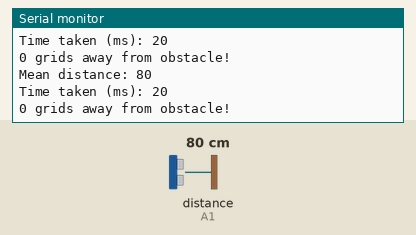
Simulated run of this sketch. Board: Arduino Uno, built with avr-gcc and run on an emulated ATmega328P. On the bench: the last lines printed to the serial monitor. The test bench sets the inputs (shaded band); at power-on: distance to the obstacle (sensor on A1) 80 cm.

Above: at 2.8 s.
2.9 s: distance to the obstacle (sensor on A1) set to 2 cm
At 3.6 s:
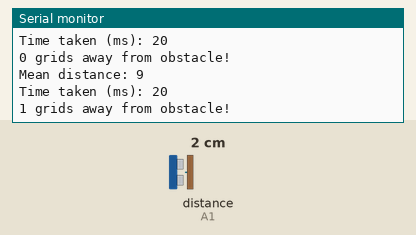
4.4 s: distance to the obstacle (sensor on A1) set to 18 cm
At 5.6 s:
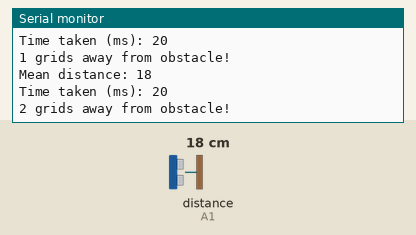
Timing chart, 0 to 7.4 s (numbered marks = the images above; inputs shaded):
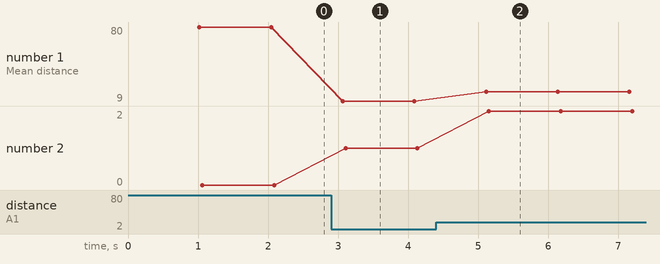

The sketch:

SharpSensorTest.ino
```cpp
#include <SharpIR.h>

#define ir A1

#define model 1080

boolean done=false;


SharpIR sharp(ir, 50, 90, model);

// ir: the pin where your sensor is attached
// 25: the number of readings the library will make before calculating a mean distance
// 93: the difference between two consecutive measurements to be taken as valid
// model: an int that determines your sensor:  1080 for GP2Y0A21Y
//                                            20150 for GP2Y0A02Y
//                                            (working distance range according to the datasheets)


void setup(){

  Serial.begin(9600);
  pinMode (ir, INPUT);

}


void loop(){

  delay(1000);    // it gives you time to open the serial monitor after you upload the sketch

 //if (done==false){  // it only runs the loop once


  unsigned long pepe1=millis();  // takes the time before the loop on the library begins


  int dis=sharp.distance();  // this returns the distance to the object you're measuring


  Serial.print("Mean distance: ");  // returns it to the serial monitor
  Serial.println(dis);

  unsigned long pepe2=millis()-pepe1;  // the following gives you the time taken to get the measurement
  Serial.print("Time taken (ms): ");
  Serial.println(pepe2);

  Serial.print(distanceInGrids(dis));
  Serial.println(" grids away from obstacle!");
//done=true;


}

int distanceInGrids(int dis){
  int grids;
  if (dis>= 7 && dis <= 17)
      grids = 1;
  else if (dis >= 18 && dis <= 29)
      grids = 2;
  else if (dis >= 30 && dis <= 42)
      grids = 3;
  else if (dis >= 43 && dis <= 60)
      grids = 4;
  else
      grids = 0;

  return grids;

}
```

Measured:
- after the input at 2.9 s, the serial monitor: prints a new line after 0.17 s (image 1)
- after the input at 4.4 s, the serial monitor: prints a new line after 0.72 s (image 2)
- plotted number 1: 80 → 9 after the input at 2.9 s, 9 → 18 after the input at 4.4 s
- plotted number 2: 0 → 1 after the input at 2.9 s, 1 → 2 after the input at 4.4 s
